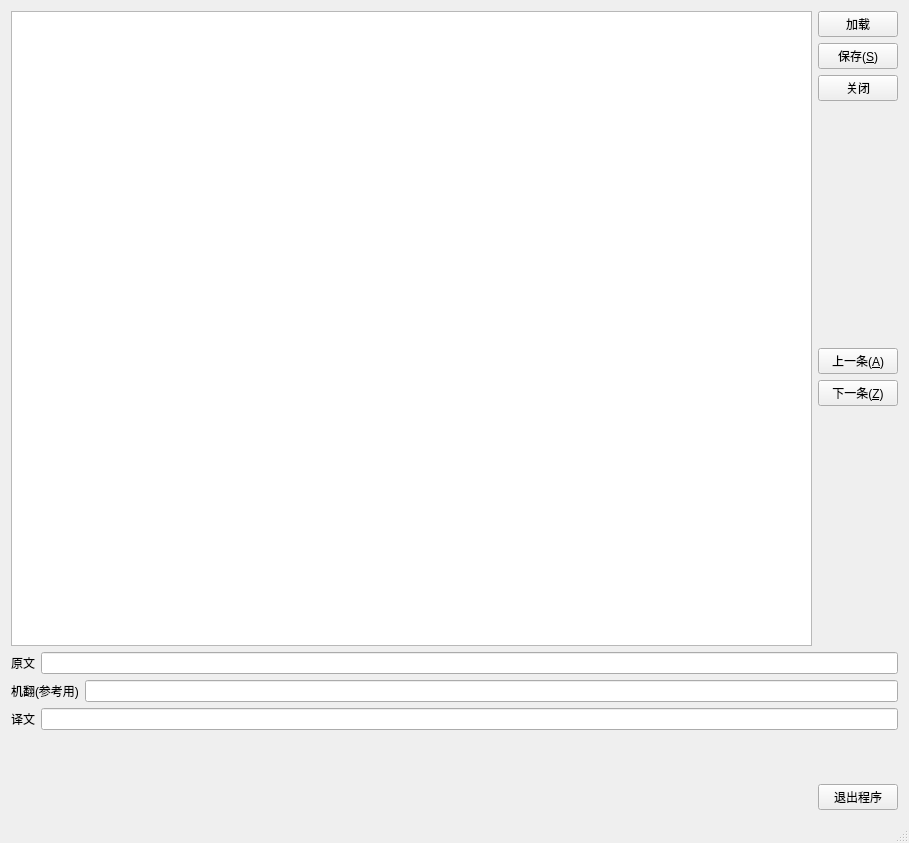
<?xml version="1.0" encoding="UTF-8"?>
<ui version="4.0">
 <class>TextEditorClass</class>
 <widget class="QMainWindow" name="TextEditorClass">
  <property name="geometry">
   <rect>
    <x>0</x>
    <y>0</y>
    <width>909</width>
    <height>843</height>
   </rect>
  </property>
  <property name="acceptDrops">
   <bool>true</bool>
  </property>
  <property name="windowTitle">
   <string>幻梦自由 - GTA4翻译小工具</string>
  </property>
  <widget class="QWidget" name="centralWidget">
   <layout class="QVBoxLayout" name="verticalLayout_2">
    <item>
     <layout class="QHBoxLayout" name="horizontalLayout_4">
      <item>
       <widget class="QTableView" name="table_texts">
        <property name="editTriggers">
         <set>QAbstractItemView::NoEditTriggers</set>
        </property>
        <property name="alternatingRowColors">
         <bool>true</bool>
        </property>
        <property name="selectionMode">
         <enum>QAbstractItemView::SingleSelection</enum>
        </property>
        <property name="selectionBehavior">
         <enum>QAbstractItemView::SelectRows</enum>
        </property>
        <attribute name="horizontalHeaderStretchLastSection">
         <bool>true</bool>
        </attribute>
       </widget>
      </item>
      <item>
       <layout class="QVBoxLayout" name="verticalLayout">
        <item>
         <widget class="QPushButton" name="btn_open">
          <property name="text">
           <string>加载</string>
          </property>
         </widget>
        </item>
        <item>
         <widget class="QPushButton" name="btn_save">
          <property name="text">
           <string>保存(&amp;S)</string>
          </property>
         </widget>
        </item>
        <item>
         <widget class="QPushButton" name="btn_close">
          <property name="text">
           <string>关闭</string>
          </property>
         </widget>
        </item>
        <item>
         <spacer name="verticalSpacer">
          <property name="orientation">
           <enum>Qt::Vertical</enum>
          </property>
          <property name="sizeHint" stdset="0">
           <size>
            <width>20</width>
            <height>40</height>
           </size>
          </property>
         </spacer>
        </item>
        <item>
         <widget class="QPushButton" name="btn_prev">
          <property name="text">
           <string>上一条(&amp;A)</string>
          </property>
         </widget>
        </item>
        <item>
         <widget class="QPushButton" name="btn_next">
          <property name="text">
           <string>下一条(&amp;Z)</string>
          </property>
         </widget>
        </item>
        <item>
         <spacer name="verticalSpacer_2">
          <property name="orientation">
           <enum>Qt::Vertical</enum>
          </property>
          <property name="sizeHint" stdset="0">
           <size>
            <width>20</width>
            <height>40</height>
           </size>
          </property>
         </spacer>
        </item>
       </layout>
      </item>
     </layout>
    </item>
    <item>
     <layout class="QHBoxLayout" name="horizontalLayout" stretch="0,1">
      <item>
       <widget class="QLabel" name="label">
        <property name="text">
         <string>原文</string>
        </property>
       </widget>
      </item>
      <item>
       <widget class="QLineEdit" name="line_original">
        <property name="readOnly">
         <bool>true</bool>
        </property>
       </widget>
      </item>
     </layout>
    </item>
    <item>
     <layout class="QHBoxLayout" name="horizontalLayout_5" stretch="0,1">
      <item>
       <widget class="QLabel" name="label_3">
        <property name="text">
         <string>机翻(参考用)</string>
        </property>
       </widget>
      </item>
      <item>
       <widget class="QLineEdit" name="line_machine_translated">
        <property name="readOnly">
         <bool>true</bool>
        </property>
       </widget>
      </item>
     </layout>
    </item>
    <item>
     <layout class="QHBoxLayout" name="horizontalLayout_2" stretch="0,1">
      <item>
       <widget class="QLabel" name="label_2">
        <property name="text">
         <string>译文</string>
        </property>
       </widget>
      </item>
      <item>
       <widget class="QLineEdit" name="line_translated"/>
      </item>
     </layout>
    </item>
    <item>
     <widget class="QWidget" name="widget_tokens" native="true">
      <property name="minimumSize">
       <size>
        <width>0</width>
        <height>30</height>
       </size>
      </property>
      <layout class="QHBoxLayout" name="horizontalLayout_6">
       <item>
        <spacer name="tokens_spacer">
         <property name="orientation">
          <enum>Qt::Horizontal</enum>
         </property>
         <property name="sizeHint" stdset="0">
          <size>
           <width>870</width>
           <height>20</height>
          </size>
         </property>
        </spacer>
       </item>
      </layout>
     </widget>
    </item>
    <item>
     <layout class="QHBoxLayout" name="horizontalLayout_3">
      <item>
       <spacer name="horizontalSpacer">
        <property name="orientation">
         <enum>Qt::Horizontal</enum>
        </property>
        <property name="sizeHint" stdset="0">
         <size>
          <width>40</width>
          <height>20</height>
         </size>
        </property>
       </spacer>
      </item>
      <item>
       <widget class="QPushButton" name="btn_exit">
        <property name="text">
         <string>退出程序</string>
        </property>
       </widget>
      </item>
     </layout>
    </item>
   </layout>
  </widget>
  <widget class="QStatusBar" name="statusBar"/>
 </widget>
 <layoutdefault spacing="6" margin="11"/>
 <resources>
  <include location="TextEditor.qrc"/>
 </resources>
 <connections/>
</ui>
